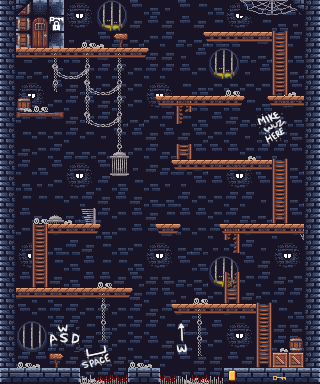

A level layout from a 2D game, rendered from its tile map. Below: a short description, then the map file with tile-grid data replaced by summaries:
An orthogonal 20x24 tile map with 16x16 px tiles, 4 tile layers (BG, scatter, lads, plats) and 63 objects.

<map version="1.10" tiledversion="1.12.1" orientation="orthogonal" renderorder="right-down" width="20" height="24" tilewidth="16" tileheight="16" infinite="0" nextlayerid="10" nextobjectid="78">
 <tileset firstgid="1" source="Dungeon Tiles.tsx" />
 <layer id="2" name="BG" width="20" height="24">
  <data>[480 cells, 480 non-empty, 45 distinct tile ids]</data>
 </layer>
 <layer id="3" name="scatter" width="20" height="24">
  <data>[480 cells, 111 non-empty, 33 distinct tile ids]</data>
 </layer>
 <layer id="4" name="lads" width="20" height="24">
  <data>[480 cells, 32 non-empty, 9 distinct tile ids]</data>
 </layer>
 <layer id="1" name="plats" width="20" height="24">
  <data>[480 cells, 127 non-empty, 19 distinct tile ids]</data>
 </layer>
 <objectgroup id="6" name="Ladders">
  <properties>
   <property name="type" value="ladder" />
  </properties>
  <object id="6" x="256.5" y="305" width="15" height="62" />
  <object id="7" x="272.5" y="161" width="15" height="63" />
  <object id="8" x="272.125" y="32" width="15.875" height="63.5" />
  <object id="9" x="31.875" y="224" width="16.125" height="63" />
  <object id="10" x="117.742" y="58.75" width="4.09091" height="98.5" />
  <object id="11" x="85.6743" y="58.625" width="4.63636" height="70.5" />
  <object id="12" x="53.7424" y="58.75" width="4.45455" height="37" />
  <object id="13" x="101.364" y="297.818" width="4.27273" height="40.3636" />
  <object id="14" x="197.636" y="314" width="3.36364" height="39.6364" />
  <object id="41" x="87.6818" y="121.417" width="31.6364" height="2.83333" />
  <object id="42" x="88.5151" y="89.9167" width="31.6364" height="2.83333" />
  <object id="43" x="55.5151" y="74.25" width="31.6364" height="2.83333" />
  <object id="48" x="176.091" y="144.273" width="15.7273" height="16.8182" />
  <object id="49" x="224.273" y="283.909" width="15.5455" height="21.0909" />
 </objectgroup>
 <objectgroup id="7" name="Spikes">
  <properties>
   <property name="type" value="spike" />
  </properties>
  <object id="3" x="79.3333" y="379.917" width="48.5" height="3.75" />
  <object id="4" x="160.208" y="380" width="63.75" height="3.94318" />
 </objectgroup>
 <objectgroup id="8" name="Win">
  <properties>
   <property name="type" value="win" />
  </properties>
  <object id="2" x="29.7576" y="29.7878" width="7.4091" height="17.2122" />
 </objectgroup>
 <objectgroup id="5" name="Platforms">
  <properties>
   <property name="type" value="platform" />
  </properties>
  <object id="15" x="0.5" y="49" width="146.102" height="8.5" />
  <object id="16" x="205.542" y="32.875" width="66.1742" height="8.5" />
  <object id="17" x="157.042" y="97.125" width="85.1667" height="8.5" />
  <object id="18" x="172.25" y="161.25" width="99.8864" height="8.5" />
  <object id="19" x="220.182" y="224.75" width="99.8182" height="8.5" />
  <object id="20" x="156" y="224.75" width="24" height="8.5" />
  <object id="21" x="48.0795" y="225.125" width="52.716" height="8.5" />
  <object id="22" x="0" y="288.75" width="131.932" height="8.5" />
  <object id="23" x="172.25" y="305" width="83.625" height="8.5" />
  <object id="24" x="275.25" y="353.5" width="30.25" height="15.375" />
  <object id="25" x="291.25" y="338.875" width="12" height="14.5" />
  <object id="26" x="0.125" y="113.5" width="62.875" height="6.5" />
  <object id="27" x="-1.5" y="369" width="81.2273" height="14.875" />
  <object id="28" x="127.705" y="368.75" width="32.2122" height="15.2273" />
  <object id="29" x="224.5" y="369" width="95.75" height="15" />
  <object id="30" x="0" y="0" width="12" height="383.75" />
  <object id="31" x="311" y="0.25" width="8.75" height="383.5" />
  <object id="40" x="269.458" y="96.4167" width="50.4167" height="8.5" />
  <object id="44" x="12.5" y="98.75" width="16.75" height="14.25" />
  <object id="45" x="12.3333" y="0" width="15" height="49" />
 </objectgroup>
 <objectgroup id="9" name="Coins">
  <object id="50" x="140.5" y="332.083" width="6.66667" height="8.33333" />
  <object id="51" x="236.875" y="348.208" width="6.66667" height="8.33333" />
  <object id="52" x="258.667" y="287" width="6.66667" height="8.33333" />
  <object id="53" x="180.958" y="287" width="6.66667" height="8.33333" />
  <object id="54" x="104.583" y="272" width="6.66667" height="8.33333" />
  <object id="55" x="52.9167" y="272" width="6.66667" height="8.33333" />
  <object id="56" x="66" y="207" width="6.66667" height="8.33333" />
  <object id="57" x="165" y="187.5" width="6.66667" height="8.33333" />
  <object id="58" x="245" y="207" width="6.66667" height="8.33333" />
  <object id="59" x="255" y="142" width="6.66667" height="8.33333" />
  <object id="60" x="207.958" y="142" width="6.66667" height="8.33333" />
  <object id="61" x="100" y="121.167" width="6.66667" height="8.33333" />
  <object id="62" x="99.75" y="89.4583" width="6.66667" height="8.33333" />
  <object id="63" x="67.3333" y="73.375" width="6.66667" height="8.33333" />
  <object id="64" x="175.708" y="82" width="6.66667" height="8.33333" />
  <object id="65" x="220.333" y="82" width="6.66667" height="8.33333" />
  <object id="66" x="256.333" y="18" width="6.66667" height="8.33333" />
  <object id="67" x="213.667" y="18" width="6.66667" height="8.33333" />
  <object id="68" x="132.667" y="35" width="6.66667" height="8.33333" />
  <object id="69" x="70.3333" y="35" width="6.66667" height="8.33333" />
  <object id="70" x="231.083" y="122.958" width="6.66667" height="8.33333" />
  <object id="71" x="228.583" y="261" width="6.66667" height="8.33333" />
  <object id="72" x="291" y="321.5" width="6.66667" height="8.33333" />
  <object id="73" x="291" y="302.167" width="6.66667" height="8.33333" />
  <object id="75" x="78" y="252" width="6.66667" height="8.33333" />
  <object id="76" x="98.1667" y="325.958" width="11" height="11" />
 </objectgroup>
</map>
